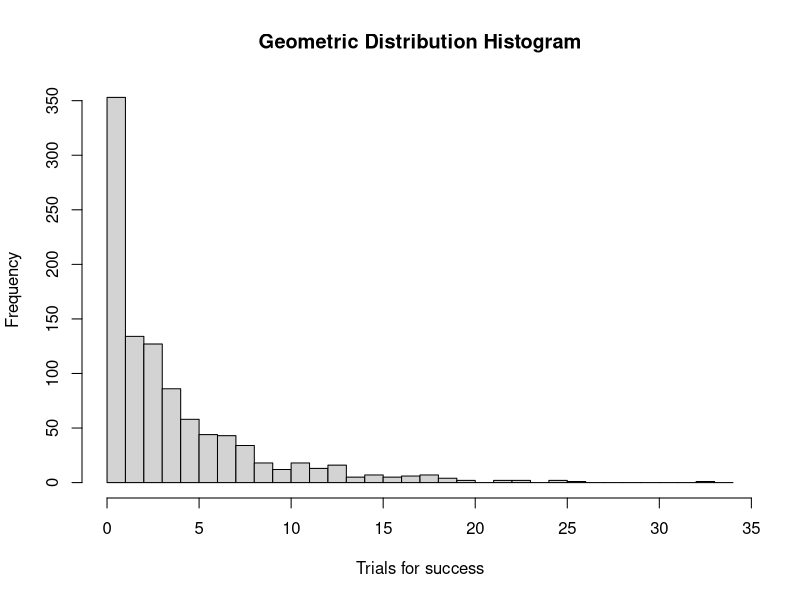

Recreate this plot in R.
#FA6
p <- 0.2
q <- 1 - p
# Generating random numbers from Uniform distribution
n <- 1000
n
U <- runif(n)
# Generating numbers from Geometric distribution 
rgeom(n,p)
x <- rgeom(n,p)
# Calculating and Printing of mean
mean_x <- round(mean(x), 2)
format(round(mean_x, 2), nsmall = 2)
cat("Mean:", mean_x)
# Calculating and Printing of variance
var_x <- round(var(x), 2)
format(round(var_x, 2), nsmall = 2)
cat("Variance:", var_x)
# Calculating and Printing of standard deviation
sd_x <- round(sd(x), 2)
format(round(sd_x, 2), nsmall = 2)
cat("Standard Deviation:", sd_x)
# Histogram of Geometric Distribution
hist(x, breaks = seq(min(x), max(x)+1, by = 1), main = "Geometric Distribution Histogram", xlab = "Trials for success")

